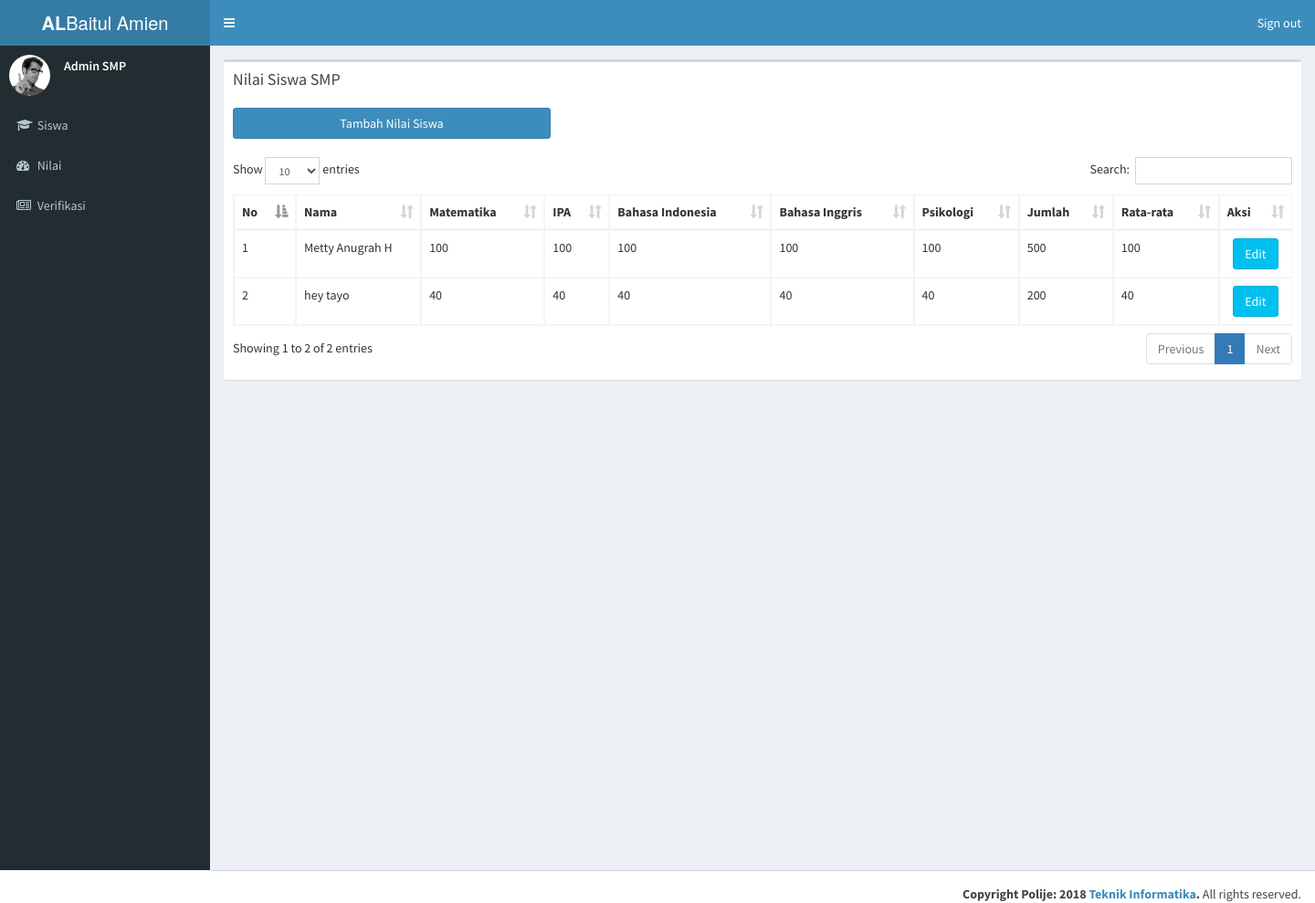
Screenshot of /index.php/nilai/nilaismp with the database file from the repository.
### tables this page shows
CREATE TABLE `siswa` (
  `id_siswa` int(9) NOT NULL,
  `nama_siswa` varchar(50) NOT NULL,
  `nama_panggilan` varchar(50) NOT NULL,
  `tempat_lahir_siswa` varchar(50) NOT NULL,
  `tanggal_lahir_siswa` date NOT NULL,
  `usia_siswa` int(3) NOT NULL,
  `tinggal_bersama_siswa` varchar(50) NOT NULL,
  `anak_ke_siswa` int(3) NOT NULL,
  `id_user` int(9) NOT NULL,
  `id_jenis_kelamin` int(9) NOT NULL,
  `id_agama` int(9) NOT NULL,
  `id_warganegara` int(9) NOT NULL,
  `id_status_diterima` int(9) NOT NULL,
  `no_telp_siswa` text NOT NULL
);

CREATE TABLE `nilai_tes` (
  `id_nilai_tes` int(9) NOT NULL,
  `matematika` int(9) NOT NULL,
  `ipa` int(9) NOT NULL,
  `bahasa_indonesia` int(9) NOT NULL,
  `bahasa_inggris` int(9) NOT NULL,
  `psikologi` int(9) NOT NULL,
  `jumlah_nilai_tes` int(9) NOT NULL,
  `rata_rata_nilai_tes` int(9) NOT NULL,
  `id_siswa` int(9) NOT NULL
);

### application/controllers/nilai/nilaismp.php (called while the page is built, shortened)
<?php
class Nilaismp extends CI_Controller {
	public function index()
	{
		$data['side']='tampil/side/sidesmp';
	 	$data['content']='tampil/menu_admin_smp/nilaismp';
		$data['nilai']=$this->mymodel->selectsiswafornilaismp();
	 	$this->load->view('tampil/utama/main',$data);
	}
}

### index.php (called while the page is built, shortened)
<?php
require_once BASEPATH.'core/CodeIgniter.php';

### application/models/mymodel.php (called while the page is built, shortened)
<?php if ( ! defined('BASEPATH')) exit('No direct script access allowed');
class Mymodel extends CI_Model {
      function selectsiswafornilaismp(){
          $this->db->select('nilai_tes.*, siswa.*, user.*');
          $this->db->join('nilai_tes', 'siswa.id_siswa = nilai_tes.id_siswa');
          $this->db->join('user', 'siswa.id_user = user.id_user');
          $this->db->from('siswa');
          $this->db->where('user.id_jenjang', '3');
          $data=$this->db->get();
          return $data;
        }
}

### application/views/tampil/menu_admin_smp/nilaismp.php (the view, shortened to what this page needs)
<div class="row">
  <div class="col-xs-12">
    <div class="box">
      <div class="box-header">
        <h3 class="box-title">Nilai Siswa SMP</h3><br><br>
          <a href="<?php echo base_url('nilai/nilaismp/tambahNilai')?>" class="btn btn-primary pull-left" style="width: 30%;">Tambah Nilai Siswa</a>
      </div>
      <div class="box-body">
        <table id="example1" class="table table-bordered table-hover">
          <thead>
          <tr>
           <th>No</th>
            <th>Nama</th>
            <th>Matematika</th>
            <th>IPA</th>
            <th>Bahasa Indonesia</th>
            <th>Bahasa Inggris</th>
            <th>Psikologi</th>
            <th>Jumlah</th>
            <th>Rata-rata</th>
            <th>Aksi</th>
          </tr>
          </thead>
          <tbody>
            <?php
            $no = 1;
            foreach ($nilai->result() as $n){
            ?>
              <tr>
                <td><?php echo $no++?></td>
                <td><?php echo $n->nama_siswa; ?></td>
                <td><?php echo $n->matematika; ?></td>
                <td><?php echo $n->ipa; ?></td>
                <td><?php echo $n->bahasa_indonesia; ?></td>
                <td><?php echo $n->bahasa_inggris; ?></td>
                <td><?php echo $n->psikologi; ?></td>
                <td><?php echo $n->jumlah_nilai_tes; ?></td>
                <td><?php echo $n->rata_rata_nilai_tes; ?></td>
                <td style="text-align:center;">
                  <a href="#" class="btn btn-info " onclick="updatejs('<?php echo $n->id_siswa; ?>')">Edit</a>
                </td>
              </tr>
            <?php
            }
            ?>
          </tbody>
        </table>
      </div>
    </div>
    </div>
  </div>
</div>

### application/views/tampil/utama/main.php (shortened to what this page needs)
<!DOCTYPE html>
<html>
<head>
  <link rel="stylesheet" href="<?php echo base_url() ?>_template/bootstrap/css/bootstrap.min.css">
  <link rel="stylesheet" href="https://cdnjs.cloudflare.com/ajax/libs/font-awesome/4.5.0/css/font-awesome.min.css">
  <link rel="stylesheet" href="https://cdnjs.cloudflare.com/ajax/libs/ionicons/2.0.1/css/ionicons.min.css">
  <link rel="stylesheet" href="<?php echo base_url() ?>_template/plugins/datatables/dataTables.bootstrap.css">
  <link rel="stylesheet" href="<?php echo base_url() ?>_template/dist/css/AdminLTE.min.css">
  <link rel="stylesheet" href="<?php echo base_url() ?>_template/dist/css/skins/_all-skins.min.css">
</head>
<body class="hold-transition skin-blue sidebar-mini">
<div class="wrapper">
  <header class="main-header">
    <a href="<?php echo base_url('multiuser/multiuser'); ?>" class="logo">
      <span class="logo-lg"><b>AL</b>Baitul Amien</span>
    </a>
    <nav class="navbar navbar-static-top">
      <a href="#" class="sidebar-toggle" data-toggle="offcanvas" role="button">
      </a>
      <div class="navbar-custom-menu">
        <ul class="nav navbar-nav">
          <li class="dropdown user user-menu">
            <a class="user-menu" href="<?php echo base_url('login/logout') ?>" class="btn btn-default btn-flat">Sign out</a>
          </li>
        </ul>
      </div>
    </nav>
  </header>
  <?php $this->load->view($side);?>
  <div class="content-wrapper">
    <section class="content">
      <?php $this->load->view($content);?>
  </div>
  <footer class="main-footer">
    <div class="pull-right hidden-xs">
      <strong>Copyright Polije: 2018 <a href="http://jti.polije.ac.id">Teknik Informatika</a>.</strong> All rights
    reserved.
    </div>
      </footer>
</body>
</html>

### application/views/tampil/side/sidesmp.php (shortened to what this page needs)
<aside class="main-sidebar">
  <section class="sidebar">
    <div class="user-panel">
      <div class="pull-left image">
      <img src="dist/img/user2-160x160.jpg" class="img-circle" alt="User Image">
    </div>
      <div class="pull-left info">
        <p style="color: #ffffff;">Admin SMP</p>
      </div>
    </div>
    <ul class="sidebar-menu">
      <li class="treeview">
        <a href="<?php echo base_url('siswa/siswasmp')?>">
          <i class="fa fa-graduation-cap"></i> <span>Siswa</span>
        </a>
      </li>
    </ul>
    <ul class="sidebar-menu">
      <li class="treeview">
        <a href="<?php echo base_url('nilai/nilaismp')?>">
          <i class="fa fa-dashboard"></i> <span>Nilai</span>
        </a>
      </li>
    </ul>
     <ul class="sidebar-menu">
      <li class="treeview">
        <a href="<?php echo base_url('siswa/siswasmp/pgsmp')?>">
          <i class="fa fa-newspaper-o"></i> <span>Verifikasi</span>
        </a>
      </li>
    </ul>
  </section>
</aside>

### rows the page displays
siswa: nama_siswa "Metty Anugrah H", nilai_tes.matematika "100", nilai_tes.ipa "100", nilai_tes.bahasa_indonesia "100", nilai_tes.bahasa_inggris "100", nilai_tes.psikologi "100", nilai_tes.jumlah_nilai_tes "500", nilai_tes.rata_rata_nilai_tes "100"
siswa: nama_siswa "hey tayo", nilai_tes.matematika "40", nilai_tes.ipa "40", nilai_tes.bahasa_indonesia "40", nilai_tes.bahasa_inggris "40", nilai_tes.psikologi "40", nilai_tes.jumlah_nilai_tes "200", nilai_tes.rata_rata_nilai_tes "40"
